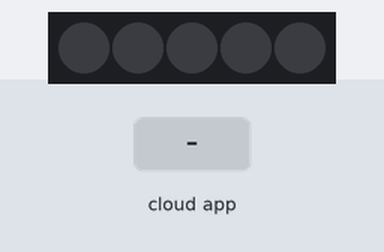
Recording of a sketch running on a simulated ESP32. Parts: 5 RGB LEDs in strip order, left to right. The inputs (shaded band) are chosen by the test bench. Dim RGB values are drawn brighter than linear; the ROS host is connected and sends only what is stated.

Above: at 8.2 s.
8.3 s: the phone or cloud app sets send_command_arduino to 2
At 9.5 s:
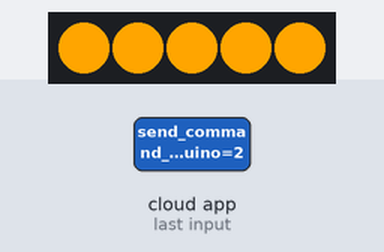
9.8 s: the phone or cloud app sets send_command_arduino to 4
At 11.0 s:
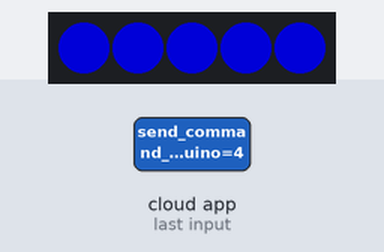
11.3 s: the phone or cloud app sets send_command_arduino to 0
At 12.6 s:
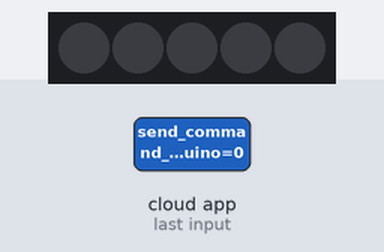
12.9 s: the phone or cloud app sets send_command_arduino to 3
At 14.3 s:
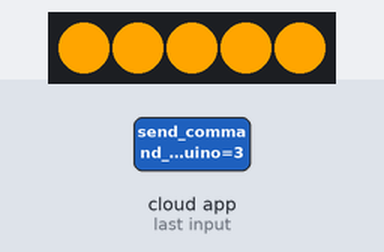
Timing chart, 0 to 15.4 s (numbered marks = the images above; inputs shaded):
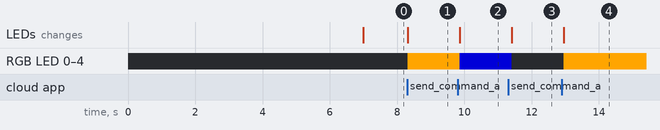

The sketch:

micro-ros_subscriber.ino
```cpp
#include <micro_ros_arduino.h>

#include <stdio.h>
#include <rcl/rcl.h>
#include <rcl/error_handling.h>
#include <rclc/rclc.h>
#include <rclc/executor.h>

#include <std_msgs/msg/int32.h>

#include <Adafruit_NeoPixel.h> // Biblioteca que permite controlar los colores de la tira LED


// -------------------------- VARIABLES ROS -----------------------------
rcl_subscription_t subscriber;
std_msgs__msg__Int32 msg;
rclc_executor_t executor;
rclc_support_t support;
rcl_allocator_t allocator;
rcl_node_t node;
rcl_timer_t timer;


// -------------------------- VARIABLES LEDS ----------------------------
//#define LED_PIN 13
#define PIN_LED 4 // Pin del bus de datos (GPIO D6 -> GPIO D9)
#define NLED 5  // Numero de leds que se encienden de la tira

Adafruit_NeoPixel tira = Adafruit_NeoPixel(NLED, PIN_LED, NEO_GRB + NEO_KHZ800);

// Codigos RGB tira LED
uint32_t vhappy = tira.Color(255, 165, 0);  // Orange '2'
uint32_t happy = tira.Color(255, 165, 0);   // Yellow '3'
uint32_t vsad = tira.Color(0, 0, 139);  // Blue dark '4'
uint32_t sad = tira.Color(0, 0, 255); // Blue '5'
uint32_t disgusted = tira.Color(0, 255, 0); // Green '6'
uint32_t angry = tira.Color(255, 0, 0); // Red '7'
uint32_t scared = tira.Color(255, 0, 255);  // Purple '8'
uint32_t serious = tira.Color(0, 0, 0); // Off '1'
uint32_t surprised = tira.Color(127, 255, 212); // Aquamarine '9'
uint32_t off = tira.Color(0, 0, 0); // Default Off '0'

// Macros
#define RCCHECK(fn) { rcl_ret_t temp_rc = fn; if((temp_rc != RCL_RET_OK)){error_loop();}}
#define RCSOFTCHECK(fn) { rcl_ret_t temp_rc = fn; if((temp_rc != RCL_RET_OK)){}}

//

void error_loop(){
  while(1){
    digitalWrite(PIN_LED, !digitalRead(PIN_LED));
    delay(100);
  }
}

void subscription_callback(const void * msgin)
{
  const std_msgs__msg__Int32 * msg = (const std_msgs__msg__Int32 *)msgin;
  // digitalWrite(LED_PIN, (msg->data == 0) ? LOW : HIGH);

  decoder_command(msg);

}

void setup() {
  delay(5000);

  set_microros_transports();

  //pinMode(LED_PIN, OUTPUT);
  //digitalWrite(LED_PIN, HIGH);

  delay(2000);

  allocator = rcl_get_default_allocator();

  //create init_options
  RCCHECK(rclc_support_init(&support, 0, NULL, &allocator));

  // create node
  RCCHECK(rclc_node_init_default(&node, "micro_ros_arduino_node", "", &support));

  // create subscriber
  RCCHECK(rclc_subscription_init_default(
    &subscriber,
    &node,
    ROSIDL_GET_MSG_TYPE_SUPPORT(std_msgs, msg, Int32),
    "send_command_arduino"));

  // create executor
  RCCHECK(rclc_executor_init(&executor, &support.context, 1, &allocator));
  RCCHECK(rclc_executor_add_subscription(&executor, &subscriber, &msg, &subscription_callback, ON_NEW_DATA));

  // Inicializar el segundo puerto serial
  Serial2.begin(9600, SERIAL_8N1, 16, 17);

  // Limpiar el buffer del puerto serial
  while (Serial2.available() > 0) {
      Serial2.read();
  }

  // Configuracion tira LED
  tira.begin();
  tira.show();
}

void loop() {
  delay(100);
  RCCHECK(rclc_executor_spin_some(&executor, RCL_MS_TO_NS(100)));
}

void decoder_command(const std_msgs__msg__Int32 * msg) {
  for(int i = 0; i < NLED; i++) {
    switch(msg->data) {
      case 1:
        tira.setPixelColor(i, serious);
        break;
      case 2:
        tira.setPixelColor(i, vhappy);
        break;
      case 3:
        tira.setPixelColor(i, happy);
        break;
      case 4:
        tira.setPixelColor(i, vsad);
        break;
      case 5:
        tira.setPixelColor(i, sad);
        break;
      case 6:
        tira.setPixelColor(i, disgusted);
        break;
      case 7:
        tira.setPixelColor(i, angry);
        break;
      case 8:
        tira.setPixelColor(i, scared);
        break;
      case 9:
        tira.setPixelColor(i, surprised);
        break;
      default:
        tira.setPixelColor(i, off);
        break;
    }
    tira.show();
  }
}
```

Measured:
- after the input at 8.3 s, RGB LED 0–4: off → RGB(255, 165, 0) at once; the LEDs: change at once (image 1)
- after the input at 9.8 s, RGB LED 0–4: RGB(255, 165, 0) → RGB(0, 0, 139) after 0.07 s; the LEDs: change after 0.07 s (image 2)
- after the input at 11.3 s, RGB LED 0–4: RGB(0, 0, 139) → off after 0.11 s; the LEDs: change after 0.11 s (image 3)
- after the input at 12.9 s, RGB LED 0–4: off → RGB(255, 165, 0) after 0.05 s; the LEDs: change after 0.05 s (image 4)
